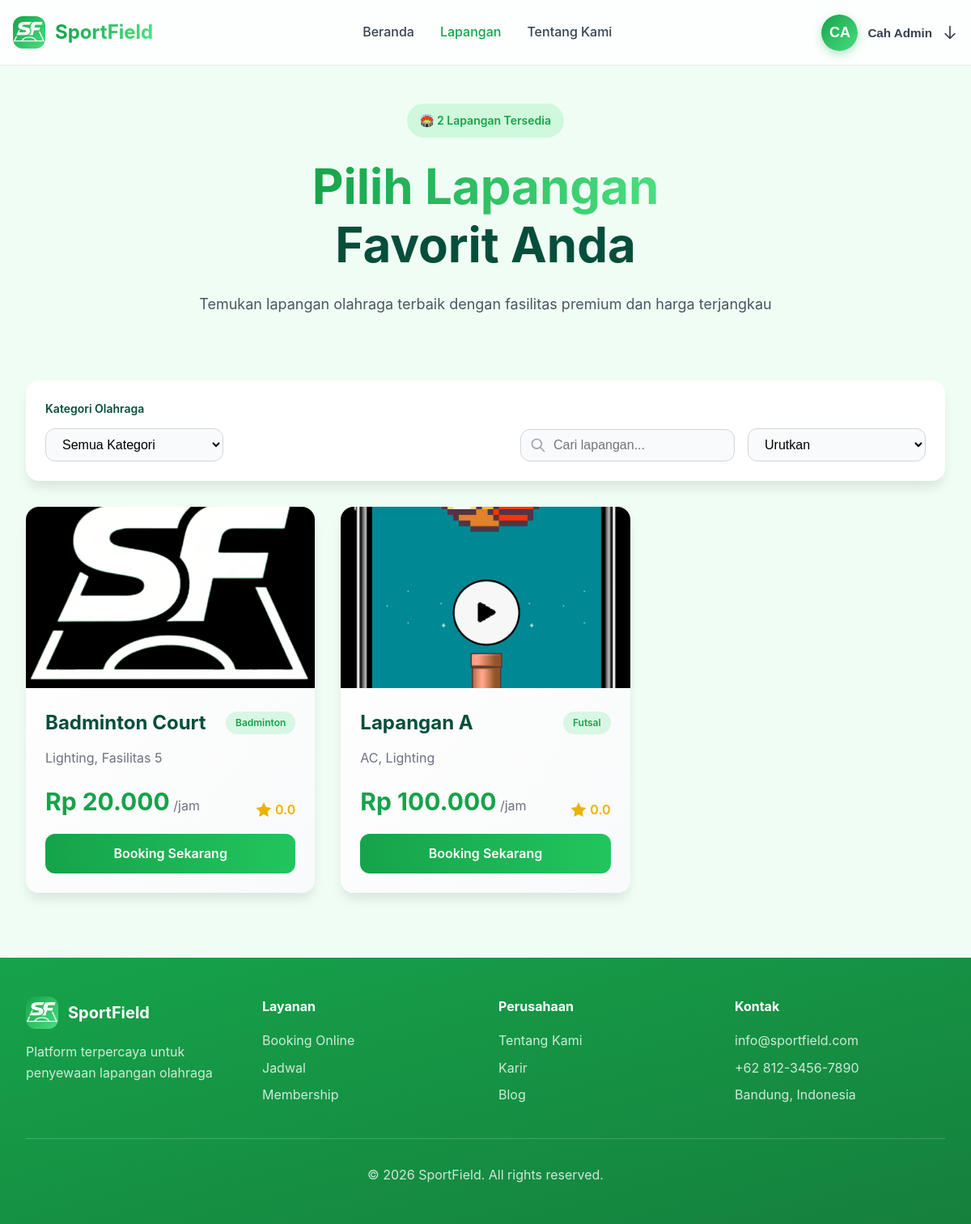
Page /page/user/lapangan.php (signed in) on the committed database.
### tables this page shows
CREATE TABLE `lapangan` (
  `id` int(11) NOT NULL,
  `nama` varchar(100) NOT NULL,
  `jenis` varchar(50) NOT NULL,
  `harga_per_jam` decimal(10,2) NOT NULL,
  `deskripsi` text DEFAULT NULL,
  `gambar` varchar(255) DEFAULT NULL,
  `status` enum('tersedia','maintenance') DEFAULT 'tersedia',
  `average_rating` decimal(2,1) DEFAULT 0.0,
  `total_rating` int(11) DEFAULT 0,
  `created_at` timestamp NOT NULL DEFAULT current_timestamp(),
  `updated_at` timestamp NOT NULL DEFAULT current_timestamp() ON UPDATE current_timestamp()
);

### page/user/lapangan.php (the view, shortened to what this page needs)
<?php
require_once '../../config/db.php';
try {
    $stmt = $pdo->prepare("
        SELECT l.*,
               GROUP_CONCAT(f.nama SEPARATOR ',') as fasilitas,
               jenis_olahraga.nama as jenis_nama
        FROM lapangan l
        LEFT JOIN lapangan_fasilitas lf ON l.id = lf.lapangan_id
        LEFT JOIN fasilitas f ON lf.fasilitas_id = f.id
        LEFT JOIN jenis_olahraga ON l.jenis = jenis_olahraga.nama
        WHERE l.status = 'tersedia'
        GROUP BY l.id
        ORDER BY l.nama
    ");
    $stmt->execute();
    $lapangan_list = $stmt->fetchAll(PDO::FETCH_ASSOC);
} catch (PDOException $e) {
    $lapangan_list = [];
}
?>
<!DOCTYPE html>
<html lang="id">
<head>
    <link rel="stylesheet" href="../../assets/css/lapangan.css">
    <link rel="stylesheet" href="../../assets/css/navbar-footer.css">
</head>
<body>
    <?php include '../includes/navbar.php'; ?>
    <section class="hero-section">
        <div class="container text-center">
            <div class="animate-fade-in">
                <div class="badge">
                    <span>🏟️ <?php echo count($lapangan_list); ?> Lapangan Tersedia</span>
                </div>
                <h1 class="hero-title">
                    <span class="gradient-text">Pilih Lapangan</span>
                    <br>
                    <span>Favorit Anda</span>
                </h1>
                <p class="hero-description">
                    Temukan lapangan olahraga terbaik dengan fasilitas premium dan harga terjangkau
                </p>
            </div>
        </div>
    </section>
    <section class="filter-section">
        <div class="container">
            <div class="filter-container">
                <div class="filter-content">
                    <div class="category-filter">
                        <label>Kategori Olahraga</label>
                        <select id="categorySelect" onchange="filterCategory(this.value)" class="sort-select">
                            <option value="all">Semua Kategori</option>
                        </select>
                    </div>
                    <div class="search-sort">
                        <div class="search-box">
                            <input type="text" id="searchInput" onkeyup="searchFields()" placeholder="Cari lapangan...">
                            <svg class="search-icon" fill="none" stroke="currentColor" viewBox="0 0 24 24">
                                <path stroke-linecap="round" stroke-linejoin="round" stroke-width="2" d="M21 21l-6-6m2-5a7 7 0 11-14 0 7 7 0 0114 0z"></path>
                            </svg>
                        </div>
                        <select onchange="sortFields(this.value)" class="sort-select">
                            <option value="default">Urutkan</option>
                        </select>
                    </div>
                </div>
            </div>
        </div>
    </section>
    <section class="fields-section">
        <div class="container">
            <div id="fieldsGrid" class="fields-grid">
                <?php foreach ($lapangan_list as $lapangan): ?>
                <div class="field-card"
                     data-category="<?php echo strtolower($lapangan['jenis']); ?>"
                     data-price="<?php echo $lapangan['harga_per_jam']; ?>"
                     data-rating="<?php echo $lapangan['average_rating']; ?>"
                     data-name="<?php echo htmlspecialchars($lapangan['nama']); ?>">
                    <div class="card-image">
                        <?php
                        $gambar_src = '';
                        if (!empty($lapangan['gambar'])) {
                            $gambar_src = '../../' . htmlspecialchars($lapangan['gambar']);
                        }
                        ?>
                        <img src="<?php echo $gambar_src; ?>" alt="<?php echo htmlspecialchars($lapangan['nama']); ?>">
                    </div>
                    <div class="card-body">
                        <div class="card-header">
                            <h3><?php echo htmlspecialchars($lapangan['nama']); ?></h3>
                            <span class="badge-type"><?php echo htmlspecialchars($lapangan['jenis']); ?></span>
                        </div>
                        <p class="card-description">
                            <?php
                            $fasilitas = explode(',', $lapangan['fasilitas']);
                            echo htmlspecialchars(implode(', ', array_slice(array_filter($fasilitas), 0, 2)));
                            ?>
                        </p>
                        <div class="card-footer">
                            <div class="price">
                                <span class="price-amount">Rp <?php echo number_format($lapangan['harga_per_jam'], 0, ',', '.'); ?></span>
                                <span class="price-unit">/jam</span>
                            </div>
                            <div class="rating">
                                <svg class="star-icon" viewBox="0 0 20 20"><path d="M10 15l-5.878 3.09 1.123-6.545L.489 6.91l6.572-.955L10 0l2.939 5.955 6.572.955-4.756 4.635 1.123 6.545z"/></svg>
                                <span><?php echo number_format($lapangan['average_rating'], 1); ?></span>
                            </div>
                        </div>
                        <a href="detail-lapangan.php?id=<?php echo $lapangan['id']; ?>" class="btn-booking">Booking Sekarang</a>
                    </div>
                </div>
                <?php endforeach; ?>
            </div>
        </div>
    </section>
    <?php include '../includes/footer.php'; ?>
</body>
</html>

### assets/css/lapangan.css (style rules this page uses)
* { margin: 0; padding: 0; box-sizing: border-box; }
body { font-family: -apple-system, BlinkMacSystemFont, 'Segoe UI', Roboto, 'Helvetica Neue', Arial, sans-serif; background-color: #F0FDF4; color: #064E3B; line-height: 1.6; }
.container { max-width: 1200px; margin: 0 auto; padding: 0 1rem; }
.text-center { text-align: center; }
.animate-fade-in { animation: fadeIn 0.6s ease-out; }
.gradient-text { background: linear-gradient(to right, #16A34A, #4ADE80); -webkit-background-clip: text; -webkit-text-fill-color: transparent; background-clip: text; }
.hero-section { padding: 8rem 1rem 3rem; }
.badge { display: inline-block; padding: 0.5rem 1rem; background: rgba(74, 222, 128, 0.2); border-radius: 9999px; margin-bottom: 1.5rem; }
.badge span { color: #16A34A; font-weight: 600; font-size: 0.875rem; }
.hero-title { font-size: 3rem; font-weight: bold; margin-bottom: 1.5rem; line-height: 1.2; }
@media (min-width: 1024px) { .hero-title { font-size: 3.75rem; } }
.hero-description { font-size: 1.125rem; color: #4b5563; margin-bottom: 2rem; max-width: 800px; margin-left: auto; margin-right: auto; }
.filter-section { padding: 0 1rem 2rem; }
.filter-container { background: white; border-radius: 1rem; padding: 1.5rem; box-shadow: 0 10px 15px -3px rgba(0, 0, 0, 0.1); }
.filter-content { display: flex; flex-direction: column; gap: 1.5rem; }
@media (min-width: 768px) { .filter-content { flex-direction: row; align-items: flex-end; justify-content: space-between; gap: 2rem; } }
@media (min-width: 1024px) { .filter-content { flex-direction: row; align-items: flex-end; justify-content: space-between; gap: 2rem; } }
.category-filter label { display: block; font-size: 0.875rem; font-weight: 600; margin-bottom: 0.75rem; }
.category-filter select { width: 100%; min-width: 220px; }
.search-sort { display: flex; flex-direction: column; gap: 1rem; width: 100%; }
@media (min-width: 768px) { .search-sort { flex-direction: row; gap: 1rem; width: auto; align-items: flex-end; } }
.search-box { position: relative; flex: 1; min-width: 250px; }
.search-box input { width: 100%; padding: 0.625rem 1rem 0.625rem 2.5rem; background: #f9fafb; border: 1px solid #d1d5db; border-radius: 0.75rem; font-size: 1rem; outline: none; transition: all 0.3s; }
.search-icon { position: absolute; left: 0.75rem; top: 50%; transform: translateY(-50%); width: 20px; height: 20px; color: #9ca3af; }
.sort-select { padding: 0.625rem 1rem; background: #f9fafb; border: 1px solid #d1d5db; border-radius: 0.75rem; font-size: 1rem; outline: none; cursor: pointer; transition: all 0.3s; min-width: 180px; }
.fields-section { padding: 0 1rem 5rem; }
.fields-grid { display: grid; grid-template-columns: 1fr; gap: 2rem; }
@media (min-width: 768px) { .fields-grid { grid-template-columns: repeat(2, 1fr); } }
@media (min-width: 1024px) { .fields-grid { grid-template-columns: repeat(3, 1fr); } }
.field-card { background: linear-gradient(to bottom right, white, #f9fafb); border-radius: 1rem; overflow: hidden; box-shadow: 0 10px 15px -3px rgba(0, 0, 0, 0.1); transition: all 0.3s; }
.card-image { height: 224px; display: flex; align-items: center; justify-content: center; position: relative; overflow: hidden; }
.card-image img { width: 100%; height: 100%; object-fit: cover; object-position: center; }
.card-body { padding: 1.5rem; }
.card-header { display: flex; align-items: center; justify-content: space-between; margin-bottom: 0.75rem; }
.card-header h3 { font-size: 1.5rem; font-weight: bold; }
.badge-type { padding: 0.25rem 0.75rem; background: rgba(74, 222, 128, 0.2); color: #16A34A; font-size: 0.75rem; font-weight: 600; border-radius: 9999px; }
.card-description { color: #6b7280; margin-bottom: 1rem; }
.card-footer { display: flex; align-items: flex-end; justify-content: space-between; margin-bottom: 1rem; }
.price-amount { font-size: 1.875rem; font-weight: bold; color: #16A34A; }
.price-unit { color: #6b7280; }
.rating { display: flex; align-items: center; gap: 0.25rem; color: #eab308; }
.star-icon { width: 20px; height: 20px; fill: currentColor; }
.rating span { font-weight: 600; }
.btn-booking { display: block; width: 100%; background: linear-gradient(to right, #16A34A, #22c55e); color: white; padding: 0.75rem; border-radius: 0.75rem; font-weight: 600; text-align: center; text-decoration: none; transition: all 0.3s; }

### rows in the picture
lapangan: gambar (picture), nama "Badminton Court", jenis "Badminton", fasilitas "Lighting, Fasilitas 5", harga_per_jam "20.000", average_rating "0.0"
lapangan: gambar (picture), nama "Lapangan A", jenis "Futsal", fasilitas "AC, Lighting", harga_per_jam "100.000", average_rating "0.0"

### other values in the picture
$initials "CA"
$currentUser['name'] "Cah Admin"
count($lapangan_list) "2"
